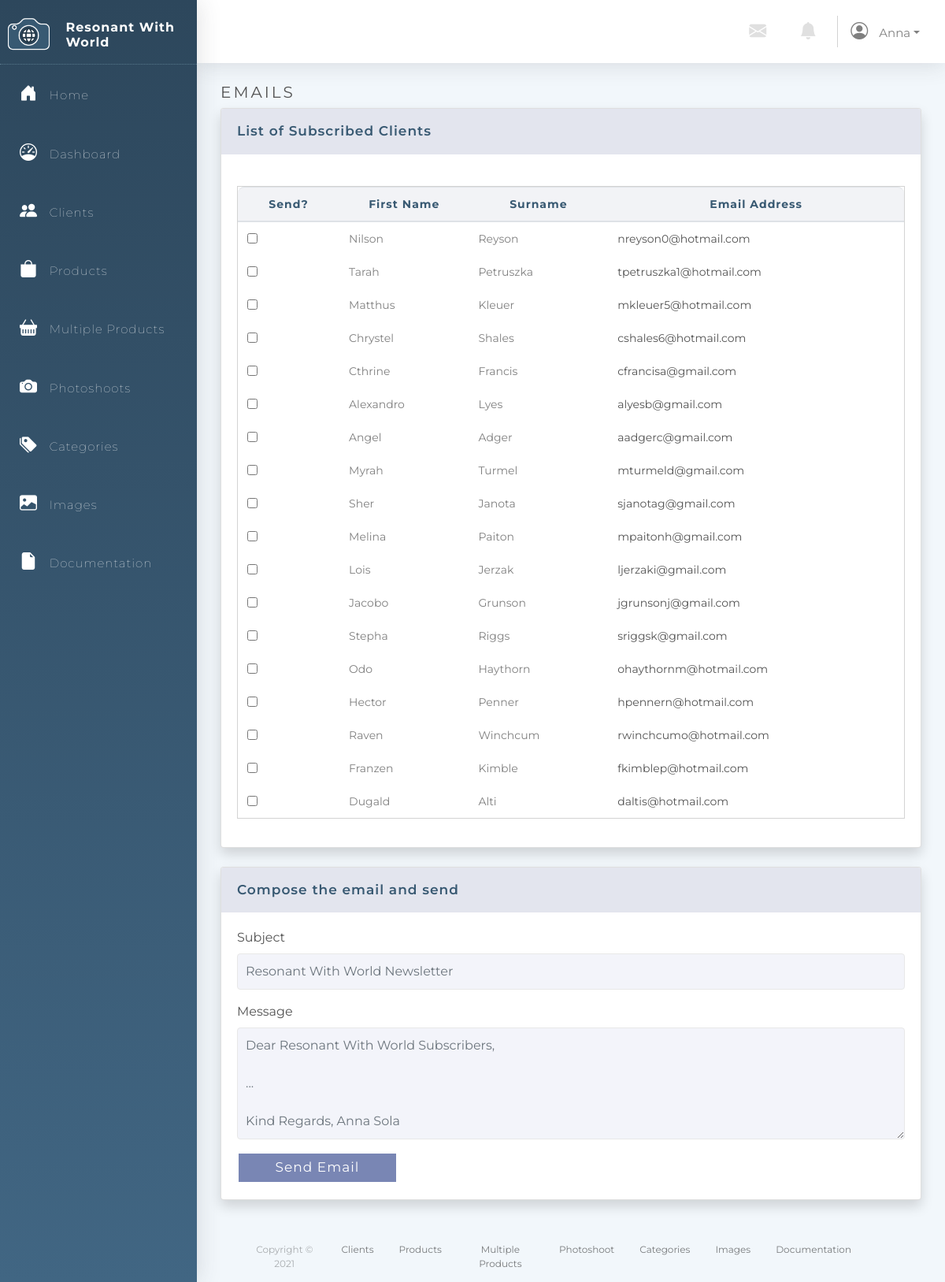
Page /Clients/email.php (signed in) on the committed database.
### tables this page shows
CREATE TABLE `User` (
                        `User_ID` int(11) NOT NULL auto_increment,
                        `Username` varchar(64) NOT NULL,
                        `Email` varchar(64) NOT NULL UNIQUE KEY,
                        `Password` varchar(64) NOT NULL,
                        PRIMARY KEY (`User_ID`)
);

CREATE TABLE `Client` (
                          `Client_ID` int(11) auto_increment NOT NULL,
                          `Client_FirstName` varchar(64) NOT NULL,
                          `Client_Surname` varchar(64) NOT NULL,
                          `Client_Address` varchar(64) NOT NULL,
                          `Client_Phone` varchar(64) NOT NULL,
                          `Client_Email` varchar(64) NOT NULL,
                          `Client_Subscribed` boolean NULL,
                          `Client_Other_Information` varchar(256) NULL,
                          PRIMARY KEY(`Client_ID`)
);

### Menu/connection.php (called while the page is built, shortened)
<?php
$db_host = "localhost";
$db_username = "fit2104";
$db_passwd = "fit2104";
$db_name = "fit2104_assignment2";
$dsn = "mysql:host=$db_host;dbname=$db_name";
$dbh = new PDO($dsn, $db_username, $db_passwd);
$PAGE_ALLOWGUEST = isset($PAGE_ALLOWGUEST) ? $PAGE_ALLOWGUEST : false;
if (!isset($PAGE_ID) || $PAGE_ID !== 'login') {
    if (!isset($_SESSION['user_id'])) {
        $_SESSION['referer'] = $_SERVER['PHP_SELF'];
        if (!$PAGE_ALLOWGUEST) {
            header("Location: /Login");
            exit();
        }
    } else {
        $user_stmt = $dbh->prepare("SELECT * FROM `User` WHERE `User_ID` = ?");
        if ($user_stmt->execute([$_SESSION['user_id']]) && $user_stmt->rowCount() == 1) {
            $user = $user_stmt->fetchObject();
            $PAGE_USERNAME = $user->Username;
        } else {
            session_destroy();
            header("Location: login.php?action=error&message=" . urlencode('It seems your account is being invalidated. Please contact administrator for more information.'));
            exit();
        }
    }
}
?>

### Clients/email.php (the view, shortened to what this page needs)
<html lang="en">
<head>
    <link rel="stylesheet" type="text/css" href="../Styles/style.css"/>
    <link rel="stylesheet" href="https://stackpath.bootstrapcdn.com/bootstrap/4.3.1/css/bootstrap.min.css"
>
    <link rel="stylesheet" href="https://cdn.jsdelivr.net/npm/bootstrap-icons@1.5.0/font/bootstrap-icons.css">
</head>
<?php
include('../Menu/menu.php');
global $dbh;
?>
<body>
<div class="container">
    <h1>Emails</h1>
    <form method="post" action="sendEmail.php" id="send-emails">
        <div class="card shadow mb-4">
            <div class="card-header py-3">
                List of Subscribed Clients
            </div>
            <div class="card-body">
                <div class="table-responsive">
                    <?php $client_stmt = $dbh->prepare("SELECT * FROM `client` WHERE `Client_Subscribed` = 1");
                    if ($client_stmt->execute() && $client_stmt->rowCount() > 0): ?>
                        <table class="email-table table" width="100%" cellspacing="0">
                            <thead class="email-head">
                            <tr>
                                <th>Send?</th>
                                <th>First Name</th>
                                <th>Surname</th>
                                <th>Email Address</th>
                            </tr>
                            </thead>
                            <tbody>
                            <?php while ($client = $client_stmt->fetchObject()): ?>
                                <tr>
                                    <td class="table-cell-center">
                                        <input type="checkbox" name="client_ids[]" class="emails-to-send"
                                               value="<?php echo $client->Client_ID; ?>"/>
                                    </td>
                                    <td><?= $client->Client_FirstName ?></td>
                                    <td><?= $client->Client_Surname ?></td>
                                    <td><a class="email-link"
                                           href="mailto:<?= $client->Client_Email ?>"><?= $client->Client_Email ?></a>
                                    </td>
                                </tr>
                            <?php endwhile; ?>
                            </tbody>
                        </table>
                    <?php else: ?>
                        <p class="mb-4">There's no clients in the database. </p>
                    <?php endif; ?>
                </div>
            </div>
        </div>
        <div class="card shadow mb-4">
            <div class="card-header py-3">
                Compose the email and send
            </div>
            <div class="card-body">
                <div class="form-group">
                    <label for="sendmailSubject">Subject</label>
                    <input type="text" class="form-control" id="sendmailSubject" name="subject"
                           placeholder="Resonant With World Newsletter" required>
                </div>
                <div class="form-group">
                    <label for="sendmailMessage">Message</label>
                    <textarea class="form-control" id="sendmailMessage" name="body" rows="5"
                              placeholder="Dear Resonant With World Subscribers, &#10;&#10;...&#10;&#10;Kind Regards, Anna Sola"
                              required></textarea>
                </div>
                <button type="submit" class="send-button">Send Email</button>
            </div>
        </div>
    </form>
</div>
<?php include('../Menu/footer.php'); ?>
</body>
</html>

### Menu/menu.php (shortened to what this page needs)
<?php
include("connection.php");
?>
<html lang="en">
<head>
    <link rel="stylesheet" type="text/css" href="../Styles/style.css"/>
    <link rel="stylesheet" href="https://stackpath.bootstrapcdn.com/bootstrap/4.3.1/css/bootstrap.min.css"
>
    <link rel="stylesheet" href="https://cdn.jsdelivr.net/npm/bootstrap-icons@1.5.0/font/bootstrap-icons.css">
</head>
<body>
<div class="sidebar-container">
    <div class="sidebar-logo d-flex justify-content-center">
        <img class="logo " src="../Images/Logo.png"/>
        <br/>
        <h3 class="company-name">Resonant With World</h3>
    </div>
    <ul class="sidebar-navigation">
        <li>
            <a href="/index.php">
                <i class="bi bi-house-door-fill" aria-hidden="true"></i> Home
            </a>
        </li>
        <li>
            <a href="/dashboard.php">
                <i class="bi bi-speedometer"></i> Dashboard
            </a>
        </li>
        <li>
            <a href="/Clients">
                <i class="bi bi-people-fill" aria-hidden="true"></i> Clients
            </a>
        </li>
        <li>
            <a href="/Products">
                <i class="bi bi-bag-fill" aria-hidden="true"></i> Products
            </a>
        </li>
        <li>
            <a href="/Products/multipleProducts.php">
                <i class="bi bi-basket-fill" aria-hidden="true"></i> Multiple Products
            </a>
        </li>
        <li>
            <a href="/Photoshoots">
                <i class="bi bi-camera-fill" aria-hidden="true"></i> Photoshoots
            </a>
        </li>
        <li>
            <a href="/Categories">
                <i class="bi bi-tags-fill" aria-hidden="true"></i> Categories
            </a>
        </li>
        <li>
            <a href="/Images">
                <i class="bi bi-image-fill" aria-hidden="true"></i> Images
            </a>
        </li>
        <li>
            <a href="/Documentation">
                <i class="bi bi-file-earmark-fill" aria-hidden="true"></i> Documentation
            </a>
        </li>
    </ul>
</div>
<div class="content-container">
    <nav class="bg-white">
        <div class="navbar-brand d-flex justify-content-end">
            <a href="#" class="nav-link icon"> <i class="bi bi-envelope-fill"></i></a>
            <a href="#" class="nav-link icon"> <i class="bi bi-bell-fill"></i></a>
            <div class="nav-item dropdown">
                <a href="#" class="nav-link dropdown-toggle topbar-text" data-toggle="dropdown"><i
                            class="bi bi-person-circle"></i>
                    <?php echo $PAGE_USERNAME ?></a>
            </div>
        </div>
    </nav>
    <div class="container-fluid">
</body>
</html>

### Styles/style.css (style rules this page uses)
* { font-family: Montserrat, sans-serif !important; }
html, body { min-height: 100%; background: #f2f7fb; }
.container { min-height: 70vh!important; }
.sidebar-container { position: fixed; width: 250px; height: 100%; left: 0; overflow-x: hidden; display: block; overflow-y: auto; background: linear-gradient(180deg, #2d475c 0%, #416683 100%); color: #fff; font-family: Montserrat, sans-serif; letter-spacing: 1px; font-weight: 100; box-shadow: 0.15rem 0.15rem 1.75rem 0 rgba(58, 59, 69, 0.15); z-index: 3 !important; transition: all 0.5s; }
.sidebar-logo { padding: 20px 10px 10px 10px; border-bottom: 1px dotted rgba(173, 216, 230, 0.329); }
.company-name { font-size: 16px; font-weight: bold; padding-left: 20px; padding-top: 5px; }
.logo { height: 50px; }
i { font-size: 22px; margin-right: 10px; }
.sidebar-navigation { padding: 0; margin: 0; list-style-type: none; position: relative; }
.sidebar-navigation li { position: relative; display: inline-block; width: 100%; line-height: 20px; }
.sidebar-navigation li a { padding: 25px; font-size: 15px; display: block; color: #fff; }
.sidebar-navigation li::before { background: linear-gradient(90deg, #7986b4 0%, #416683 100%); position: absolute; content: ""; height: 100%; left: 0; top: 0; -webkit-transition: width 0.2s ease-in; transition: width 0.2s ease-in; width: 1px; margin-left: -1px; z-index: -1; }
nav { box-shadow: 0 0.15rem 1.75rem 0 rgba(58, 59, 69, 0.15); height: 80px; padding-top: 15px; z-index: 1 !important; }
.icon { color: #e0e0e0; }
.topbar-text { color: grey; font-size: 15px; }
.content-container { padding: 0 0 0 250px; margin: 0; color: #535353; font-family: Montserrat, sans-serif; background: #f2f7fb; height: 100%; }
h1 { font-weight: 400 !important; font-size: 20px !important; text-transform: uppercase; letter-spacing: 3px; margin-top: 25px !important; }
.card { box-shadow: 0 1px 10px rgba(58, 59, 69, 0.15); }
.card-header { font-size: 17px; font-weight: 600; letter-spacing: 1px; color: #385972; border: none !important; background: #e3e5ee !important; }
ul { list-style-type: none; }
table { border: none !important; border-collapse: separate !important; margin-bottom: 350px; margin-top: 20px; }
.email-head { background: rgba(231, 233, 239, 0.55); }
th, td { padding: 1px; vertical-align: middle !important; }
thead tr:first-child th:first-child { border-radius: 0.6em 0 0 0; }
thead tr:first-child th:last-child { border-radius: 0 0.6em 0 0; }
tbody tr:last-child td:first-child { border-radius: 0 0 0 0.6em; }
tbody tr:last-child td:last-child { border-radius: 0 0 0.6em 0; }
th { width: 20px !important; }
thead { font-size: 14px !important; font-weight: 600; letter-spacing: 1px; color: #385972; padding-top: 0 !important; background: #e3e5ee; text-align: center; }
td { background: white !important; border: none !important; color: grey; font-size: 14px !important; padding: 5px; }
.send-button { border: none; background: #7986b4; color: white; width: 200px; font-size: 17px; padding: 5px; margin-bottom: 5px; letter-spacing: 1px; transition: all 0.5s; border-radius: 0; margin: 2px; }
label { display: block; font-size: 16px; }
input[type="checkbox"] { width:auto!important; margin:0!important; margin-right: 5px!important; }
input { background: #f3f4fa; border: none; border-radius: 5px; width: 100%; padding: 10px; margin-left: 10px; margin-right: 10px; border: 1px solid #e8e8e8; }
.email-link { color: #535353; }
.email-table { border: 1px solid lightgrey!important; border-radius: 2!important; }
.form-control { background: #f3f4fa!important; padding: 10px!important; height: auto!important; border: 1px solid #e8e8e8!important; }

### rows in the picture
user: Username "Anna"
client: Client_FirstName "Nilson", Client_Surname "Reyson", Client_Email "nreyson0@hotmail.com"
client: Client_FirstName "Tarah", Client_Surname "Petruszka", Client_Email "tpetruszka1@hotmail.com"
client: Client_FirstName "Matthus", Client_Surname "Kleuer", Client_Email "mkleuer5@hotmail.com"
client: Client_FirstName "Chrystel", Client_Surname "Shales", Client_Email "cshales6@hotmail.com"
client: Client_FirstName "Cthrine", Client_Surname "Francis", Client_Email "cfrancisa@gmail.com"
client: Client_FirstName "Alexandro", Client_Surname "Lyes", Client_Email "alyesb@gmail.com"
client: Client_FirstName "Angel", Client_Surname "Adger", Client_Email "aadgerc@gmail.com"
client: Client_FirstName "Myrah", Client_Surname "Turmel", Client_Email "mturmeld@gmail.com"
client: Client_FirstName "Sher", Client_Surname "Janota", Client_Email "sjanotag@gmail.com"
client: Client_FirstName "Melina", Client_Surname "Paiton", Client_Email "mpaitonh@gmail.com"
client: Client_FirstName "Lois", Client_Surname "Jerzak", Client_Email "ljerzaki@gmail.com"
client: Client_FirstName "Jacobo", Client_Surname "Grunson", Client_Email "jgrunsonj@gmail.com"
client: Client_FirstName "Stepha", Client_Surname "Riggs", Client_Email "sriggsk@gmail.com"
client: Client_FirstName "Odo", Client_Surname "Haythorn", Client_Email "ohaythornm@hotmail.com"
client: Client_FirstName "Hector", Client_Surname "Penner", Client_Email "hpennern@hotmail.com"
client: Client_FirstName "Raven", Client_Surname "Winchcum", Client_Email "rwinchcumo@hotmail.com"
client: Client_FirstName "Franzen", Client_Surname "Kimble", Client_Email "fkimblep@hotmail.com"
client: Client_FirstName "Dugald", Client_Surname "Alti", Client_Email "daltis@hotmail.com"
